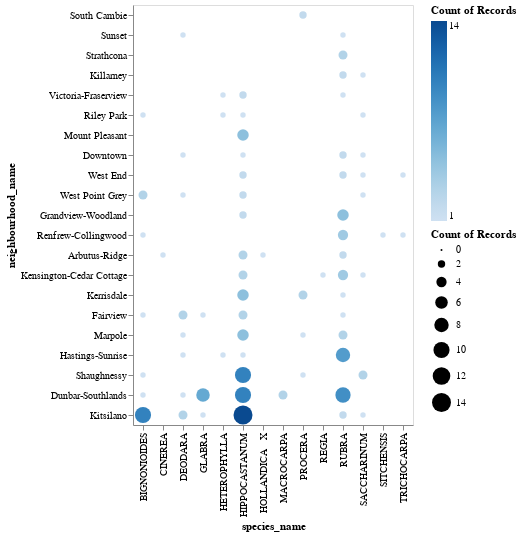

Notebook source saved alongside this figure:
### Markdown cell above
We can also create a similar visualization that uses both size and color to determine the counts.

### Code cell
alt.Chart(largest_species).mark_circle().encode(
    alt.Color('count()'),
    alt.X('species_name'),
    alt.Y('neighbourhood_name', sort='color'),
    alt.Size('count()'))

### Figure 1 — Vega-Lite specification as saved in the notebook (floating-point values rounded to 4 significant figures; data arrays with more than 128 entries replaced by an {"elided": "..."} marker saying what was removed)
{"config": {"view": {"continuousWidth": 400, "continuousHeight": 300}}, "data": {"name": "data-c822e0050adccb6005b5bcd4a3481b82"}, "mark": "circle", "encoding": {"color": {"type": "quantitative", "aggregate": "count"}, "size": {"type": "quantitative", "aggregate": "count"}, "x": {"type": "nominal", "field": "species_name"}, "y": {"type": "nominal", "field": "neighbourhood_name", "sort": "color"}}, "$schema": "https://vega.github.io/schema/vega-lite/v4.8.1.json", "datasets": {"data-c822e0050adccb6005b5bcd4a3481b82": {"elided": "187 records"}}}
